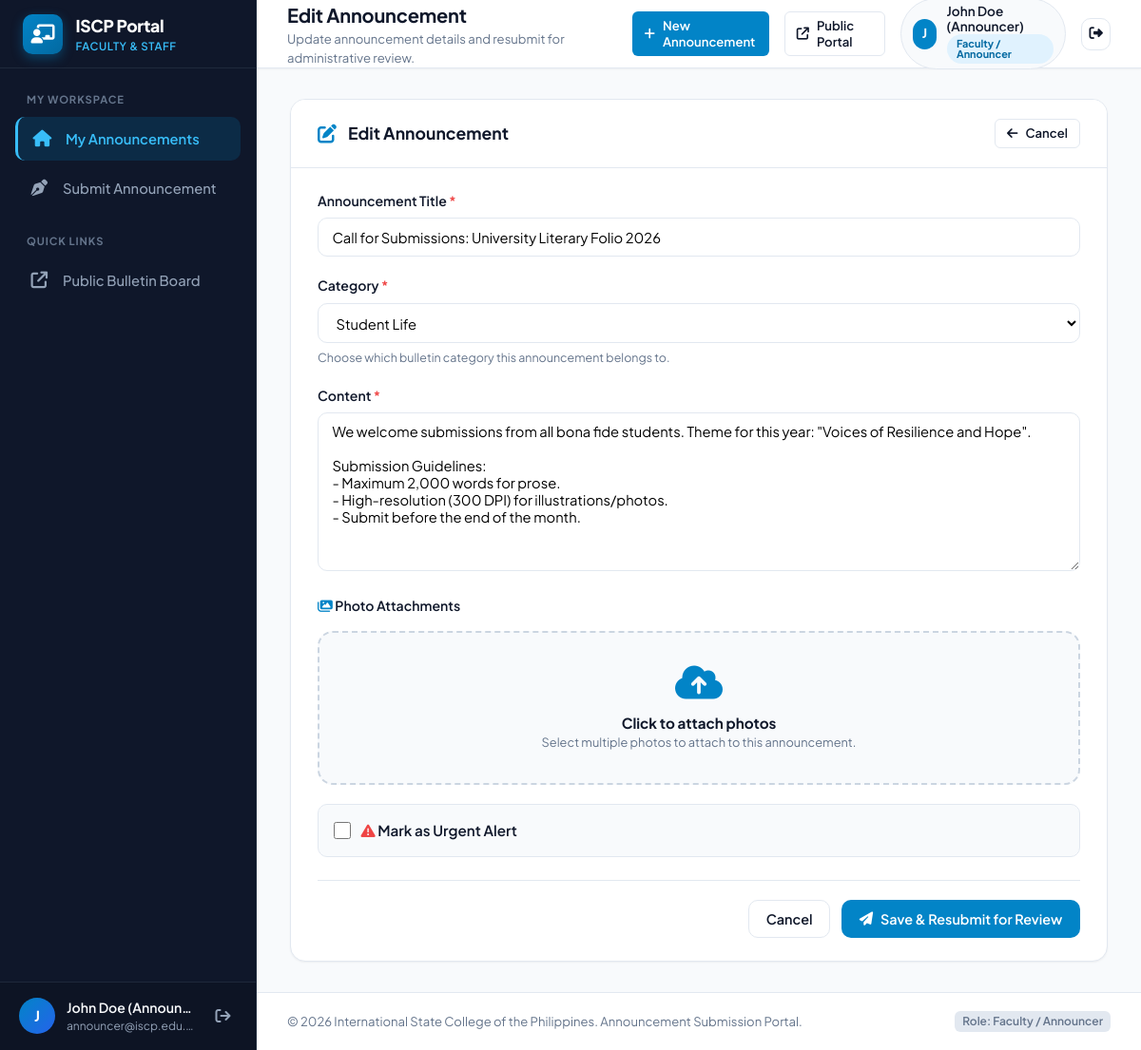
Page /announcer/edit.php?id=4 (signed in) on the committed database.
### tables this page shows
CREATE TABLE IF NOT EXISTS `users` (
    `id` INT AUTO_INCREMENT PRIMARY KEY,
    `name` VARCHAR(100) NOT NULL,
    `email` VARCHAR(150) NOT NULL UNIQUE,
    `password_hash` VARCHAR(255) NOT NULL,
    `role` VARCHAR(50) NOT NULL DEFAULT 'college_admin',
    `assigned_college` VARCHAR(150) DEFAULT NULL,
    `status` ENUM('active', 'inactive') NOT NULL DEFAULT 'active',
    `created_at` TIMESTAMP DEFAULT CURRENT_TIMESTAMP
);

CREATE TABLE IF NOT EXISTS `announcements` (
    `id` INT AUTO_INCREMENT PRIMARY KEY,
    `title` VARCHAR(255) NOT NULL,
    `slug` VARCHAR(255) DEFAULT NULL,
    `summary` VARCHAR(350) DEFAULT NULL,
    `content` TEXT NOT NULL,
    `category` VARCHAR(100) NOT NULL,
    `category_id` INT DEFAULT NULL,
    `image_path` VARCHAR(255) DEFAULT NULL,
    `created_by` INT NOT NULL,
    `author_name` VARCHAR(100) DEFAULT NULL,
    `status` ENUM('pending', 'approved', 'rejected') NOT NULL DEFAULT 'pending',
    `rejection_reason` TEXT DEFAULT NULL,
    `reviewed_by` INT DEFAULT NULL,
    `reviewed_at` DATETIME DEFAULT NULL,
    `target_audience` ENUM('All', 'Students', 'Faculty', 'Parents') DEFAULT 'All',
    `is_urgent` TINYINT(1) DEFAULT 0,
    `is_pinned` TINYINT(1) DEFAULT 0,
    `views_count` INT DEFAULT 0,
    `created_at` TIMESTAMP DEFAULT CURRENT_TIMESTAMP,
    `updated_at` TIMESTAMP DEFAULT CURRENT_TIMESTAMP ON UPDATE CURRENT_TIMESTAMP,
    CONSTRAINT `fk_announcements_created_by` FOREIGN KEY (`created_by`) REFERENCES `users`(`id`) ON DELETE CASCADE,
    CONSTRAINT `fk_announcements_reviewed_by` FOREIGN KEY (`reviewed_by`) REFERENCES `users`(`id`) ON DELETE SET NULL,
    CONSTRAINT `fk_announcements_category` FOREIGN KEY (`category_id`) REFERENCES `categories`(`id`) ON DELETE SET NULL
);

CREATE TABLE IF NOT EXISTS `categories` (
    `id` INT AUTO_INCREMENT PRIMARY KEY,
    `name` VARCHAR(100) NOT NULL UNIQUE,
    `slug` VARCHAR(100) NOT NULL UNIQUE,
    `badge_color` VARCHAR(50) DEFAULT 'primary',
    `icon` VARCHAR(50) DEFAULT 'megaphone',
    `created_at` TIMESTAMP DEFAULT CURRENT_TIMESTAMP
);

### announcer/includes/auth.php (called while the page is built, shortened)
<?php
function require_announcer(): void {
    $pdo = get_db();
    if ($pdo) {
        $stmt = $pdo->prepare("SELECT id, status, role FROM users WHERE id = ?");
        $stmt->execute([$_SESSION['user_id']]);
    }
}
function current_user(): array {
    return [
        'id' => $_SESSION['user_id'] ?? null,
        'name' => $_SESSION['user_name'] ?? 'User',
        'email' => $_SESSION['user_email'] ?? '',
        'role' => $_SESSION['user_role'] ?? 'guest',
    ];
}
function h(?string $string): string {
    return htmlspecialchars((string)($string ?? ''), ENT_QUOTES, 'UTF-8');
}
if (!function_exists('format_role_label')) {
    function format_role_label(?string $role, ?string $college = null): string {
        switch ($role) {
            case 'announcer':
                return 'Faculty / Announcer';
        }
    }
}

### announcer/edit.php (the view, shortened to what this page needs)
<?php
require_once __DIR__ . '/includes/auth.php';
require_announcer();
$page_title = 'Edit Announcement';
$page_subtitle = 'Update announcement details and resubmit for administrative review.';
$pdo = get_db();
$currentUser = current_user();
$id = (int)($_GET['id'] ?? 0);
$stmt = $pdo->prepare("SELECT * FROM announcements WHERE id = ? AND created_by = ?");
$stmt->execute([$id, $currentUser['id']]);
$announcement = $stmt->fetch();
$existingImages = get_announcement_images($id);
$existingImagePaths = array_column($existingImages, 'image_path');
$categories = [];
try {
    $categories = $pdo->query("SELECT id, name FROM categories ORDER BY id ASC")->fetchAll();
} catch (PDOException $e) {
    $categories = [];
}
$form_data = [
    'title' => $announcement['title'],
    'category' => $announcement['category'],
    'content' => $announcement['content'],
    'is_urgent' => (int)($announcement['is_urgent'] ?? 0)
];
require_once __DIR__ . '/includes/header.php';
?>
<div class="content-card" style="max-width: 860px; margin: 0 auto;">
    <div class="card-header">
        <div class="card-header-left">
            <i class="fa-solid fa-pen-to-square" style="color: var(--primary); font-size: 1.25rem;"></i>
            <h2 class="card-title">Edit Announcement</h2>
        </div>
        <div class="card-header-right">
            <a href="index.php" class="btn btn-outline btn-sm">
                <i class="fa-solid fa-arrow-left"></i> Cancel
            </a>
        </div>
    </div>
    <div class="card-body">
        <form method="POST" action="edit.php?id=<?= $id ?>" enctype="multipart/form-data">
            <div class="form-group">
                <label for="title" class="form-label">Announcement Title <span class="required">*</span></label>
                <input type="text" id="title" name="title" class="form-input" value="<?= h($form_data['title']) ?>" required>
            </div>
            <div class="form-group">
                <label for="category" class="form-label">Category <span class="required">*</span></label>
                <select id="category" name="category" class="form-select" required>
                    <?php foreach ($categories as $cat): ?>
                        <option value="<?= h($cat['name']) ?>" <?= $form_data['category'] === $cat['name'] ? 'selected' : '' ?>>
                            <?= h($cat['name']) ?>
                        </option>
                    <?php endforeach; ?>
                </select>
                <div class="form-hint">Choose which bulletin category this announcement belongs to.</div>
            </div>
            <div class="form-group">
                <label for="content" class="form-label">Content <span class="required">*</span></label>
                <textarea id="content" name="content" class="form-textarea" rows="8" required><?= h($form_data['content']) ?></textarea>
            </div>
            <div class="form-group">
                <label class="form-label">
                    <i class="fa-solid fa-images" style="color: var(--primary);"></i> Photo Attachments
                </label>
                <div class="image-upload-dropzone" onclick="document.getElementById('editImageInput').click()" style="margin-top: 1rem;">
                    <i class="fa-solid fa-cloud-arrow-up"></i>
                    <div style="font-weight: 700; font-size: 0.95rem; color: var(--text-main);">
                        <?= !empty($existingImagePaths) ? 'Click to add more photos' : 'Click to attach photos' ?>
                    </div>
                    <div style="font-size: 0.8rem; color: var(--text-muted);">
                        Select multiple photos to attach to this announcement.
                    </div>
                </div>
            </div>
            <div class="form-group" style="background: #f8fafc; border: 1px solid var(--card-border); padding: 1rem; border-radius: var(--radius-md);">
                <label style="display: flex; align-items: center; gap: 0.65rem; cursor: pointer; font-weight: 600;">
                    <input type="checkbox" name="is_urgent" value="1" <?= $form_data['is_urgent'] ? 'checked' : '' ?> style="width: 18px; height: 18px;">
                    <span><i class="fa-solid fa-triangle-exclamation" style="color: var(--danger);"></i> Mark as Urgent Alert</span>
                </label>
            </div>
            <div style="display: flex; align-items: center; justify-content: flex-end; gap: 0.75rem; margin-top: 1.5rem; padding-top: 1.25rem; border-top: 1px solid var(--card-border);">
                <a href="index.php" class="btn btn-outline">Cancel</a>
                <button type="submit" class="btn btn-primary">
                    <i class="fa-solid fa-paper-plane"></i> Save & Resubmit for Review
                </button>
            </div>
        </form>
    </div>
</div>
<?php require_once __DIR__ . '/includes/footer.php'; ?>

### announcer/includes/header.php (shortened to what this page needs)
<?php
require_once __DIR__ . '/auth.php';
$currentUser = current_user();
?>
<!DOCTYPE html>
<html lang="en">
<head>
    <link rel="stylesheet" href="https://cdnjs.cloudflare.com/ajax/libs/font-awesome/6.5.1/css/all.min.css">
    <link rel="stylesheet" href="../assets/css/admin.css">
</head>
<body class="admin-body">
<div class="admin-wrapper">
    <?php require_once __DIR__ . '/sidebar.php'; ?>
    <div class="admin-main">
        <header class="admin-topbar">
            <div class="topbar-left">
                <div class="page-header-info">
                    <h1 class="page-title"><?= isset($page_title) ? h($page_title) : 'Dashboard' ?></h1>
                    <?php if (isset($page_subtitle)): ?>
                        <p class="page-subtitle"><?= h($page_subtitle) ?></p>
                    <?php endif; ?>
                </div>
            </div>
            <div class="topbar-right">
                <a href="create.php" class="btn btn-primary btn-sm">
                    <i class="fa-solid fa-plus"></i>
                    <span>New Announcement</span>
                </a>
                <a href="../index.php" target="_blank" class="btn btn-outline btn-sm desktop-only" title="View Public Student Portal">
                    <i class="fa-solid fa-arrow-up-right-from-square"></i>
                    <span>Public Portal</span>
                </a>
                <div class="user-profile-badge">
                    <div class="avatar-circle" style="background: #0284c7;">
                        <?= strtoupper(substr($currentUser['name'] ?? 'T', 0, 1)) ?>
                    </div>
                    <div class="user-meta desktop-only">
                        <span class="user-name"><?= h($currentUser['name']) ?></span>
                        <span class="badge" style="background: #e0f2fe; color: #0369a1; font-size: 0.68rem;"><?= h(format_role_label($currentUser['role'] ?? 'announcer')) ?></span>
                    </div>
                </div>
                <a href="logout.php" class="btn btn-icon btn-logout" title="Sign Out">
                    <i class="fa-solid fa-right-from-bracket"></i>
                </a>
            </div>
        </header>
        <main class="admin-content">

### announcer/includes/footer.php (shortened to what this page needs)
        </main>
        <footer class="admin-footer">
            <div class="footer-left">
                &copy; <?= date('Y') ?> International State College of the Philippines. Announcement Submission Portal.
            </div>
            <div class="footer-right">
                <span class="db-badge">Role: <?= h(format_role_label(current_user()['role'] ?? 'announcer')) ?></span>
            </div>
        </footer>
    </div>
</div>
</body>
</html>

### rows in the picture
users: role "Faculty / Announcer"
announcements: title "Call for Submissions: University Literary Folio 2026", category "Student Life", content "We welcome submissions from all bona fide students. Theme for this year: \"Voices of Resilience and Hope\". Submission Guidelines: - Maximum 2,000 words for prose. - High-resolution (300 DPI) for illustrations/photos. - Submit before the end of the month."

### other values in the picture
substr($currentUser['name'] ?? 'T', 0, 1) "J"
$currentUser['name'] "John Doe (Announ…"
$currentUser['email'] "announcer@iscp.edu.…"
$page_title "Edit Announcement"
$page_subtitle "Update announcement details and resubmit for administrative review."
$currentUser['name'] "John Doe (Announcer)"
